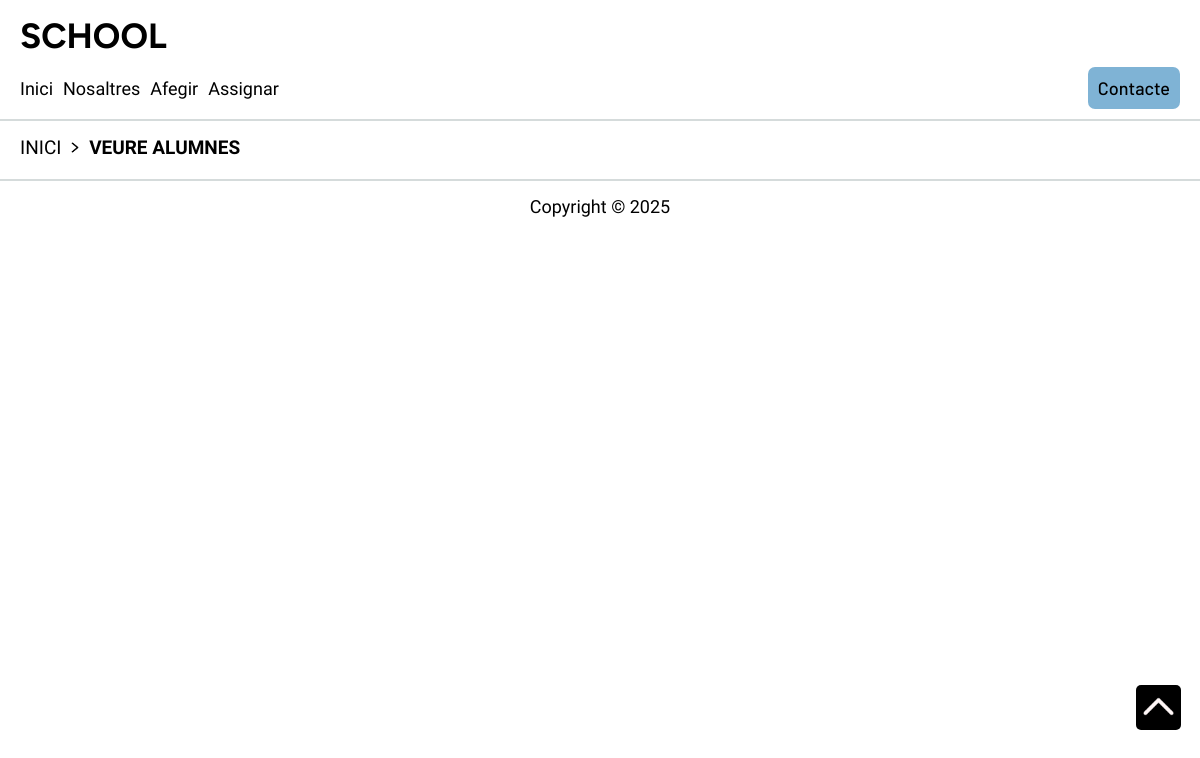
Page /veurealumne on the earlier database version.
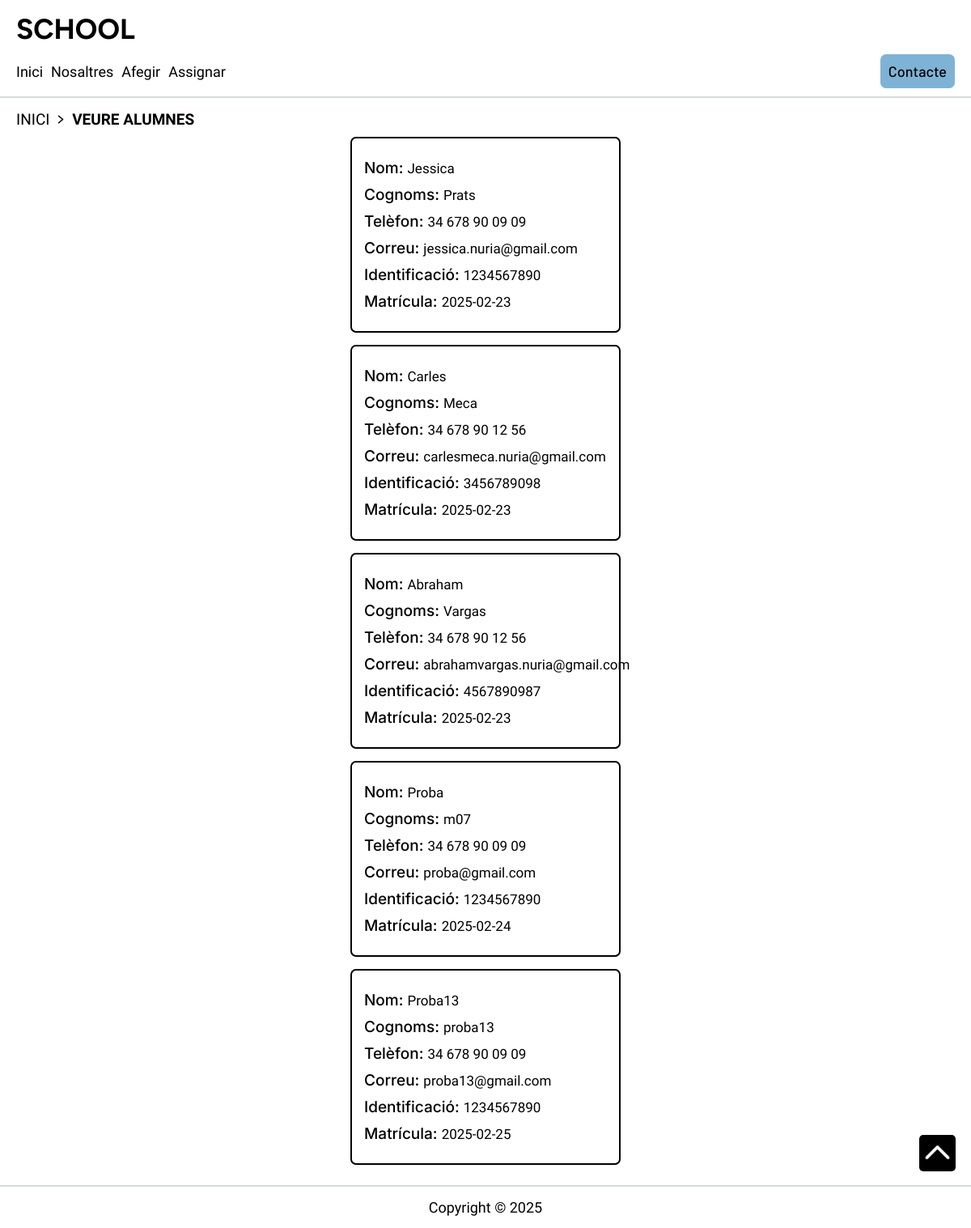
Same page on the later database version.
### tables this page shows
CREATE TABLE `students` (
  `id` int(11) NOT NULL AUTO_INCREMENT,
  `dni` varchar(100) NOT NULL,
  `enrollment` date NOT NULL,
  `user_id` int(11) DEFAULT NULL,
  PRIMARY KEY (`id`),
  KEY `students_users_FK_1` (`user_id`),
  CONSTRAINT `students_users_FK_1` FOREIGN KEY (`user_id`) REFERENCES `users` (`id`) ON DELETE CASCADE ON UPDATE CASCADE
);

CREATE TABLE `users` (
  `id` int(11) NOT NULL AUTO_INCREMENT,
  `name` varchar(100) NOT NULL,
  `surname` varchar(100) NOT NULL,
  `password` varchar(100) NOT NULL,
  `phonenumber` varchar(100) NOT NULL,
  `email` varchar(100) NOT NULL,
  `ident` varchar(100) NOT NULL,
  PRIMARY KEY (`id`)
);

### src/Infrastructure/Routing/Request.php (called while the page is built, shortened)
<?php
class Request {
    private string $method;
    private string $path;
    function __construct(){
        $this->method=$_SERVER['REQUEST_METHOD'];
        $this->path=parse_url($_SERVER['REQUEST_URI'],PHP_URL_PATH);
    }
    public function getMethod(){
        return $this->method;
    }
    public function getPath(){
        return $this->path;
    }
}

### src/School/Services/StudentServices.php (called while the page is built, shortened)
<?php
class StudentServices{
    private StudentRepository $StudentRepository;
    function __construct(\PDO $db, StudentRepository $StudentRepository){
        $this->StudentRepository = $StudentRepository;
    }
    function show(){
        return $this->StudentRepository->show();
    }
}

### src/Infrastructure/Persistence/StudentRepository.php (called while the page is built, shortened)
<?php
class StudentRepository implements IStudentRepository {
    private \PDO $db;
    function __construct(\PDO $db) {
        $this->db = $db;
    }
    function show(){
        $allstudents = [];
        $sql = $this->db->prepare("SELECT students.*, users.name, users.surname, users.password, users.phonenumber, users.email, users.ident FROM students
                                INNER JOIN users ON students.user_id = users.id");
        $sql->execute();
        while($fila = $sql->fetch(\PDO::FETCH_ASSOC)){
            $students = new Student($fila['name'], $fila['surname'], $fila['password'], $fila['phonenumber'], $fila['email'], $fila['ident'], $fila['dni'], $fila['enrollment']);
            $students->setUser_id($fila['user_id']);
            $students->setId($fila['id']);
            $allstudents[] = $students;
        }
        return $allstudents;
    }
}

### index.php (called while the page is built, shortened)
<?php
require __DIR__ .'/bootstrap.php';
$router->dispatch(new Request());

### src/helper.php (called while the page is built, shortened)
<?php
function view(string $template,array $data=null){
    require VIEWS.'/'.$template.'.view.php';
    return  ob_get_clean();
}

### src/School/Checks/Check.php (called while the page is built, shortened)
<?php
class Check {
    public static function isNull($s): bool {
        return $s == null ? true : false;
    }
    public static function minLenght(string $s, int $lenght): int {
        return strlen(trim($s)) >= $lenght ? 0 : -3;
    }
}

### src/School/Entities/User.php (called while the page is built, shortened)
<?php
class User{
    protected string $name;
    protected string $surname;
    protected string $phonenumber;
    protected string $email;
    protected string $ident;
    public function __construct(string $name, string $surname, string $password, string $phonenumber, string $email, string $ident) {
        $message = "";
    }
    public function getName():string {
        return $this->name;
    }
    public function setName(string $name) {
        $this->name = $name;
        return 0;
    }
    public function getSurname():string {
        return $this->surname;
    }
    public function setSurname(string $surname):int {
        $this->surname = $surname;
        return 0;
    }
    public function setPassword(string $password):int {
        return 0;
    }
    public function getPhonenumber():string {
        return $this->phonenumber;
    }
    public function setPhonenumber(string $phonenumber): int {
        $this->phonenumber = $phonenumber;
        return 0;
    }
    public function getEmail():string {
        return $this->email;
    }
    public function setEmail(string $email): int {
        $this->email = $email;
        return 0;
    }
    public function getIdent():string {
        return $this->ident;
    }
    public function setIdent(string $ident): int {
        $this->ident = $ident;
        return 0;
    }
}

### src/School/Checks/PatternChecker.php (called while the page is built, shortened)
<?php
class PatternChecker {
    public static function checkEmail(string $email): bool {
        $RE = '/^[^_,-.](\\w+)(.?){10,15}[^.][@][a-z]{5,7}[.][a-z]{2,10}$/';
        if (preg_match($RE, $email)) {
            return true;
        } else {
            return false;
        }
    }
    public static function checkPhone(string $phone): bool {
        $RE = '/^34 6[0-9]{2} [0-9]{2} [0-9]{2} [0-9]{2}$/';
        if (preg_match($RE, $phone)) {
            return true;
        } else {
            return false;
        }
    }
    public static function checkDNI(string $dni):bool{
        $RE = '/^\d{8}[A-Z]{1}$/';
        if (preg_match($RE, $dni)) {
            return true;
        } else {
            return false;
        }
    }
    public static function checkDate(string $date): \DateTime {
        $patron = "~^\d{4}-\d{2}-\d{2}$~";
        $fechaCorrecta = \DateTime::createFromFormat('Y-m-d', $date);
        return $fechaCorrecta;
    }
}

### src/School/Entities/Student.php (called while the page is built, shortened)
<?php
class Student extends User{
    protected \DateTime $enrollment;
    public function setId(?int $id): int{
        return 0;
    }
    public function setDni(string $dni): int {
        return 0;
    }
    public function getEnrollment():string {
        return $this->enrollment->format('Y-m-d');
    }
    public function setEnrollment(string $enrollment): int {
        try{
            $this->enrollment = PatternChecker::checkDate($enrollment);
        }catch (DateException){
            return -6;
        }
        return 0;
    }
    public function setUser_id($user_id):int{
        return 0;
    }
}

### src/Views/veurealumnes.view.php (the view, shortened to what this page needs)
<!DOCTYPE html>
<html lang="es">
<head>
    <link rel="stylesheet" href="css/veurecamps/alumne/veurecamps.css">
</head>
<body>
    <?php include 'parts/nav/nav.view.php'?>
    <article class="localitzacio">
        <a id="localitzacio__enlac" href="/index">
            <p id="localitzacio__text">INICI</p>
        </a>
        <img id="localitzacio__img" src="img/fletxes/fletxadreta.png" alt="fletxadreta">
        <a id="localitzacio__enlac" href="/veurealumne">
            <p id="localitzacio__text--ubi">VEURE ALUMNES</p>
        </a>
    </article>
    <section>
        <?php foreach($students as $student) { ?>
            <div id="box">
                <div id="capsa">
                    <div id="capsa__individual">
                        <h1 id="capsa__titol">Nom:</h1>
                        <p id="capsa__desc"><?php echo $student->getName() ?></p>
                    </div>
                    <div id="capsa__individual">
                        <h1 id="capsa__titol">Cognoms:</h1>
                        <p id="capsa__desc"><?php echo $student->getSurname() ?></p>
                    </div>
                    <div id="capsa__individual">
                        <h1 id="capsa__titol">Telèfon:</h1>
                        <p id="capsa__desc"><?php echo $student->getPhonenumber() ?></p>
                    </div>
                    <div id="capsa__individual">
                        <h1 id="capsa__titol">Correu:</h1>
                        <p id="capsa__desc"><?php echo $student->getEmail() ?></p>
                    </div>
                    <div id="capsa__individual">
                        <h1 id="capsa__titol">Identificació:</h1>
                        <p id="capsa__desc"><?php echo $student->getIdent()?></p>
                    </div>
                    <div id="capsa__individual">
                        <h1 id="capsa__titol">Matrícula:</h1>
                        <p id="capsa__desc"><?php echo $student->getEnrollment() ?></p>
                    </div>
                </div>
            </div>
        <?php } ?>
    </section>
    <?php include 'parts/fletxadalt/fletxadalt.view.php'?>
    <?php include 'parts/footer/footer.view.php'?>
</body>
</html>

### src/Infrastructure/Routing/Router.php (shortened to what this page needs)
<?php
class Router {
    function addRoute(string $method,string $path, callable $action){
        $this->routes[$method][$path]=$action;
        return $this;
    }
    function dispatch(Request $request){
        $method=$request->getMethod();
        $path=$request->getPath();
        if(isset($this->routes[$method][$path])){
            call_user_func($this->routes[$method][$path]);
        }else{
            http_response_code(404);
            echo "Route not found";
        }
    }
}

### src/Controller/Alumne/VeureAlumneController.php (shortened to what this page needs)
<?php
class VeureAlumneController {
    private $studentServices;
    public function __construct(StudentServices $studentServices) {
        $this->studentServices = $studentServices;
    }
    public function veurealumne() {
        $students = $this->studentServices->show();
        echo view('veurealumnes', ['students' => $students]);
    }
}

### src/Views/parts/nav/nav.view.php (shortened to what this page needs)
<!DOCTYPE html>
<html lang="en">
<head>
    <link rel="stylesheet" type="text/css" href="css/parts/nav/nav.css">
</head>
<body>
    <header>
        <h1 class="titol__nav">SCHOOL</h1>
            <nav class="boxdown">
                <div class="boxinfo">
                    <a href="/index" id="boxinfo__text">Inici</a>
                    <a href="/indexnosaltres" id="boxinfo__text">Nosaltres</a>
                    <div class="dropdown">
                        <p id="boxinfo__text--afegir">Afegir</p>
                    </div>
                    <div class="dropdown">
                        <p id="boxinfo__text--diff">Assignar</p>
                    </div>
                </div>
                <div class="boxbt">
                    <button id="boxbt__format">Contacte</button>
                </div>
            </nav>
        <hr class="linia__nav">
    </header>
</body>
</html>

### src/Views/parts/fletxadalt/fletxadalt.view.php (shortened to what this page needs)
<!DOCTYPE html>
<html lang="en">
<head>
    <link rel="stylesheet" type="text/css" href="css/parts/fletxadalt/fletxadalt.css">
</head>
<body>
    <section>
        <a href="" id="scroll-top" class="box" title="Pujar">
            <img id="box__img" src="img/fletxes/fletxadalt.png" alt="">
        </a>
    </section>
</body>
</html>

### src/Views/parts/footer/footer.view.php (shortened to what this page needs)
<!DOCTYPE html>
<html lang="en">
<head>
    <link rel="stylesheet" type="text/css" href="css/parts/footer/footer.css">
</head>
<body>
    <footer>
        <hr id="linia">
        <p id="text">Copyright © <?=date('Y')?></p>
    </footer>
</body>
</html>

### css/veurecamps/alumne/veurecamps.css (style rules this page uses)
:root { --colortext: black; }
* { margin: 0rem; padding: 0rem; }
.localitzacio { display: flex; align-items: center; margin-left: 1.25rem; }
#localitzacio__img { margin: 0.313rem 0.313rem 0rem 0.313rem; width:1.5%; height: 1.5%; }
#localitzacio__enlac { text-decoration: none; }
#localitzacio__text { font-family: "Nunito Sans", sans-serif; font-size: 1.188rem; color: var(--colortext); margin: 0.938rem 0rem 0.625rem 0rem; }
#localitzacio__text--ubi { font-family: "Nunito Sans", sans-serif; font-size: 1.188rem; color: var(--colortext); margin: 0.938rem 0rem 0.625rem 0rem; font-weight: bold; }
#box { display: flex; justify-content: center; }
#capsa { border: 0.125rem solid var(--colortext); border-radius: 0.438rem; padding: 0.938rem; margin-bottom: 0.938rem; width: 25%; }
#capsa__individual { display: flex; align-items: center; margin:0.625rem 0rem 0.625rem 0rem; }
#capsa__titol { font-family: "Inter", serif; font-size: 1.188rem; font-weight: 500; color: var(--colortext); }
#capsa__desc { font-family: "Spline Sans", serif; font-size: 1.063rem; font-weight: 400; color: var(--colortext); padding-left: 0.313rem; }

### css/parts/nav/nav.css (style rules this page uses)
:root { --colortext: black; --shadowdesplegable: rgba(0,0,0,0.4); --colortexthover: white; --bgbotó: #7fb3d5; --colorlínia: #d5dbdb; }
* { margin: 0rem; padding: 0rem; }
.titol__nav { font-family: "Figtree", sans-serif; margin: 0.938rem 0.625rem 0.625rem 1.25rem; font-size: 2.188rem; color: var(--colortext); }
.boxdown { display: flex; flex-direction: row; justify-content: space-between; align-items: center; margin: 0.625rem 0.625rem 0.625rem 1.25rem; }
.boxinfo { display: flex; }
#boxinfo__text { font-family: "Nunito Sans", sans-serif; font-size: 1.125rem; margin-right: 0.625rem; color: var(--colortext); text-decoration: none; }
#boxinfo__text--diff { font-family: "Nunito Sans", sans-serif; font-size: 1.125rem; color: var(--colortext); }
#boxinfo__text--afegir { font-family: "Nunito Sans", sans-serif; font-size: 1.125rem; color: var(--colortext); margin-right: 10px; }
.dropdown { display: inline-block; position: relative; }
#boxbt__format { border-radius: 0.438rem; padding: 0.625rem; border: none; background-color: var(--bgbotó); margin-right: 0.625rem; font-size: 1.125rem; font-family: "Barlow", sans-serif; font-weight: 500; color: var(--colortext); }
.linia__nav { border:0.063rem solid var(--colorlínia); }

### css/parts/fletxadalt/fletxadalt.css (style rules this page uses)
:root { --background: black; }
* { margin: 0rem; padding: 0rem; }
.box { width: 2.813rem; height: 2.813rem; position: fixed; z-index: 1000; bottom: 4.375rem; right: 1.188rem; font-size: 1.25rem; background: var(--background); border-radius: 0.313rem !important; text-align: center; opacity: 1; visibility: visible; pointer-events: auto; overflow: hidden; }
#box__img { width: 100%; height: 100%; object-fit: contain; }

### css/parts/footer/footer.css (style rules this page uses)
:root { --colortext: black; --colorlínia: #d5dbdb; }
* { margin: 0rem; padding: 0rem; }
#linia { border:0.063rem solid var(--colorlínia); margin-top: 0.625rem; }
#text { font-family: "Nunito Sans", sans-serif; font-size: 1.125rem; color: var(--colortext); margin: 0.938rem; text-align: center; }

Differences in the rows shown:
added students: user.name "Jessica", user.surname "Prats", user.phonenumber "34 678 90 09 09", user.email "jessica.nuria@gmail.com", user.ident "1234567890", enrollment "2025-02-23"
added students: user.name "Carles", user.surname "Meca", user.phonenumber "34 678 90 12 56", user.email "carlesmeca.nuria@gmail.com", user.ident "3456789098", enrollment "2025-02-23"
added students: user.name "Abraham", user.surname "Vargas", user.phonenumber "34 678 90 12 56", user.email "abrahamvargas.nuria@gmail.com", user.ident "4567890987", enrollment "2025-02-23"
added students: user.name "Proba", user.surname "m07", user.phonenumber "34 678 90 09 09", user.email "proba@gmail.com", user.ident "1234567890", enrollment "2025-02-24"
added students: user.name "Proba13", user.surname "proba13", user.phonenumber "34 678 90 09 09", user.email "proba13@gmail.com", user.ident "1234567890", enrollment "2025-02-25"
